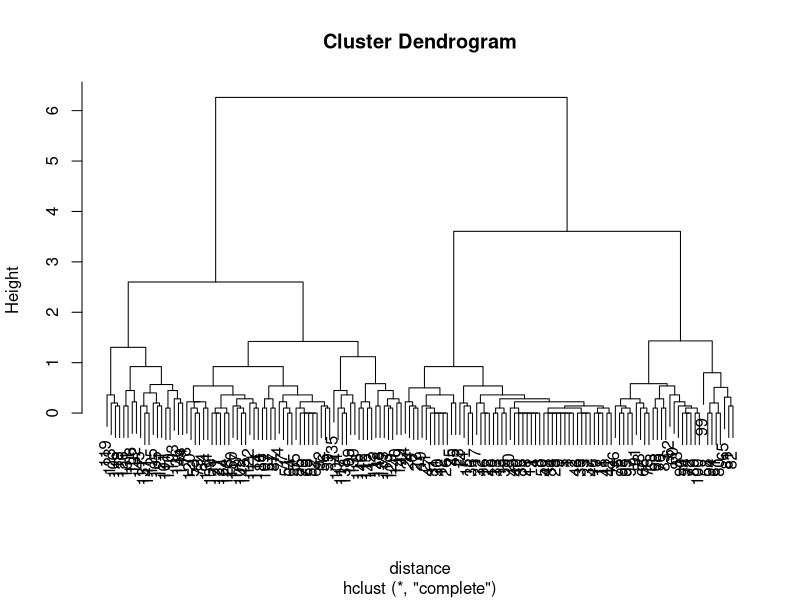

R code for this plot: (Note: this script raises an error after producing the figure.)
data(iris) 
distance = dist(iris[, 3:4], method = "euclidean") 
# distance = dist(iris[, 3:4], method = "manhattan")
# dist function computes the distance matrix of the instances by using specified distance measure. 
# default distance measure is Euclidean distance
dim(as.matrix(distance))

clusters <- hclust(distance, method = "complete" ) 
# single, complete, average, median, centroid as the agglomeration method
# hclust requires us to provide the data in the form of a distance matrix
clusters

# OR

clusters$method
clusters$dist.method
clusters$height

plot(clusters)

# we cut the clusters to get final clusters

clusterCut <- cutree(clusters, k = 3) # k= 3, cut the dendogram and give us 3 clusters. 6 preferred as well
clusterCut
plot(data, col = col, pch=20, cex=2)
table(clusterCut, iris$Species)

# setosa belongs to cluster 1, versicolor in cluster 2, virginica in cluster 3
#==========================================================

# Average method
clusters <- hclust(dist(iris[, 3:4]), method = "average")
plot(clusters)


